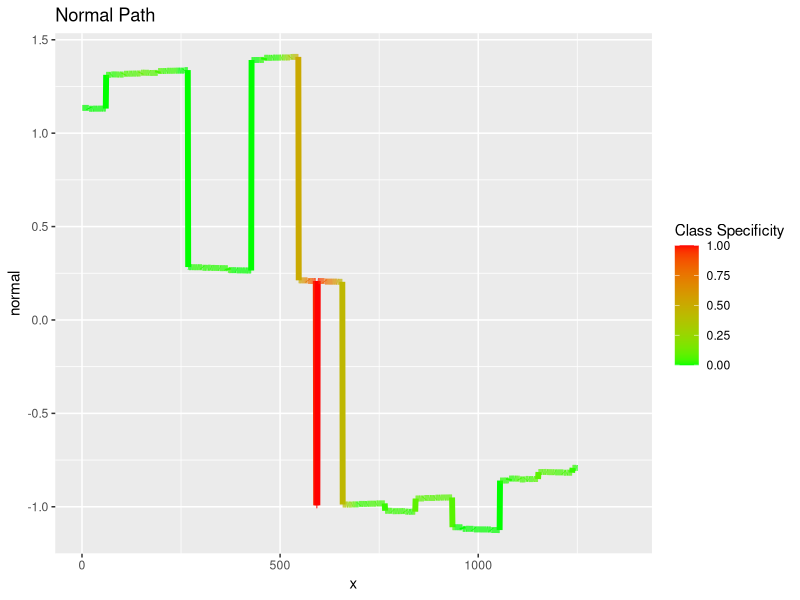
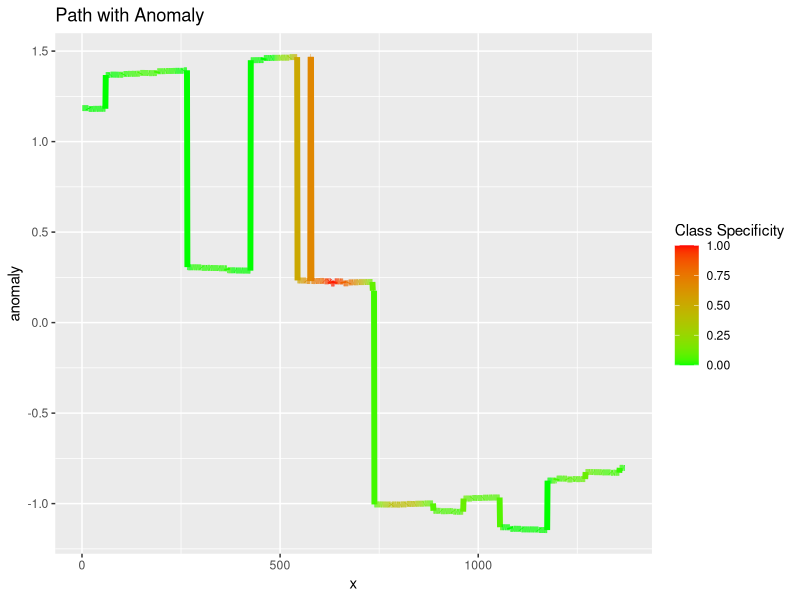
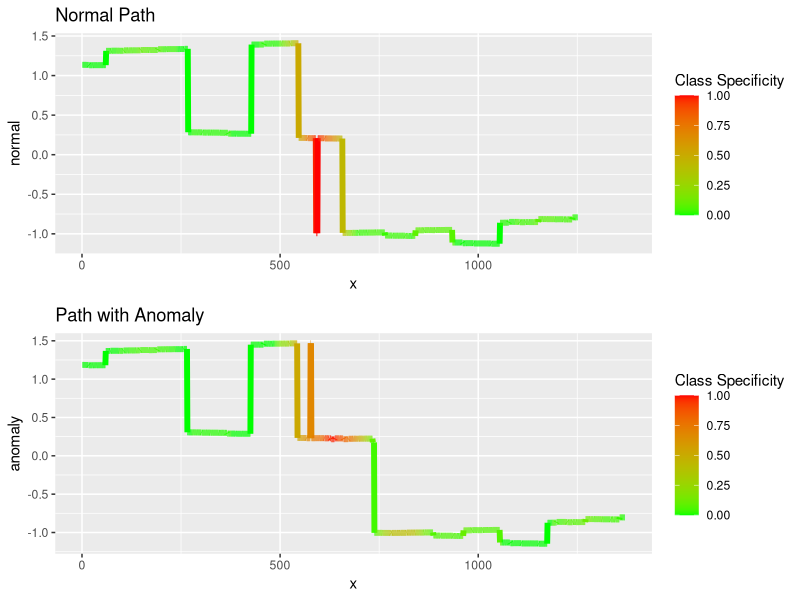

The R script that drew these images, in order:
require(ggplot2)
require(Cairo)
require(reshape)
require(grid)
require(gridExtra)
require(scales)

dat=as.matrix(read.csv("dat.txt",header=F))


normal = data.frame(x=c(1:length(dat[1,])), normal=dat[1,], normal_color=rescale(dat[2,]))
anomaly = data.frame(x=c(1:length(dat[3,])), anomaly=dat[3,], anomaly_color=rescale(dat[4,]))


normal_p = ggplot(normal, aes(x=x,y=normal,color=normal_color)) + geom_line(size=2) + 
  scale_color_gradient("Class Specificity", low="green",high="red", space = "Lab") + 
  ggtitle("Normal Path")
normal_p

anomaly_p = ggplot(anomaly, aes(x=x,y=anomaly,color=anomaly_color)) + geom_line(size=2) + 
  scale_color_gradient("Class Specificity", low="green",high="red", space = "Lab")+ 
  ggtitle("Path with Anomaly")
anomaly_p

grid.arrange(normal_p,anomaly_p,ncol=1)
